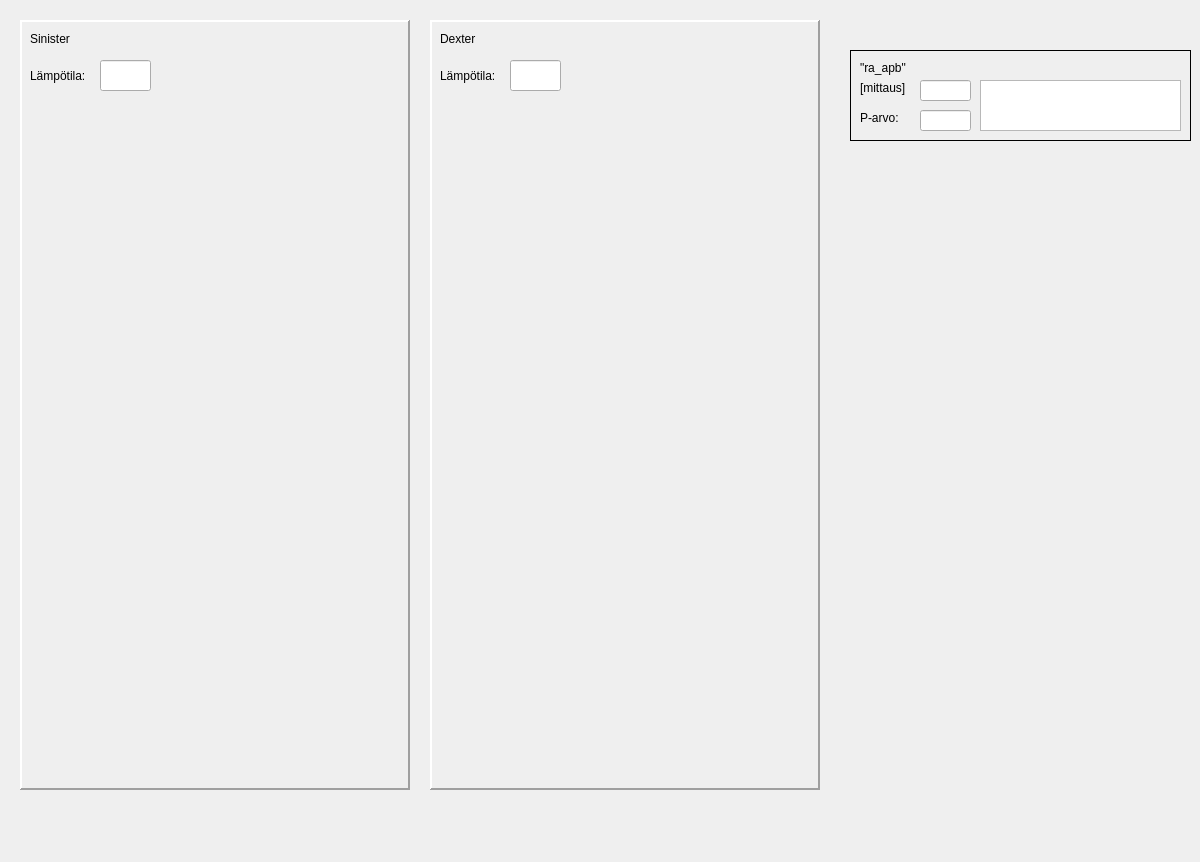
<?xml version="1.0" encoding="UTF-8"?>
<ui version="4.0">
 <class>Form</class>
 <widget class="QWidget" name="Form">
  <property name="geometry">
   <rect>
    <x>0</x>
    <y>0</y>
    <width>1200</width>
    <height>862</height>
   </rect>
  </property>
  <property name="windowTitle">
   <string>Form</string>
  </property>
  <widget class="QFrame" name="sinister">
   <property name="geometry">
    <rect>
     <x>20</x>
     <y>20</y>
     <width>390</width>
     <height>770</height>
    </rect>
   </property>
   <property name="frameShape">
    <enum>QFrame::Panel</enum>
   </property>
   <property name="frameShadow">
    <enum>QFrame::Raised</enum>
   </property>
   <property name="lineWidth">
    <number>2</number>
   </property>
   <property name="midLineWidth">
    <number>0</number>
   </property>
   <widget class="QLabel" name="sin_label">
    <property name="geometry">
     <rect>
      <x>10</x>
      <y>10</y>
      <width>66</width>
      <height>17</height>
     </rect>
    </property>
    <property name="text">
     <string>Sinister</string>
    </property>
   </widget>
   <widget class="QLineEdit" name="temperature_sin">
    <property name="geometry">
     <rect>
      <x>80</x>
      <y>40</y>
      <width>51</width>
      <height>31</height>
     </rect>
    </property>
   </widget>
   <widget class="QLabel" name="temp_label_sin">
    <property name="geometry">
     <rect>
      <x>10</x>
      <y>45</y>
      <width>71</width>
      <height>21</height>
     </rect>
    </property>
    <property name="text">
     <string>Lämpötila:</string>
    </property>
   </widget>
  </widget>
  <widget class="QFrame" name="dexter">
   <property name="geometry">
    <rect>
     <x>430</x>
     <y>20</y>
     <width>390</width>
     <height>770</height>
    </rect>
   </property>
   <property name="frameShape">
    <enum>QFrame::Panel</enum>
   </property>
   <property name="frameShadow">
    <enum>QFrame::Raised</enum>
   </property>
   <property name="lineWidth">
    <number>2</number>
   </property>
   <widget class="QLabel" name="dex_label">
    <property name="geometry">
     <rect>
      <x>10</x>
      <y>10</y>
      <width>66</width>
      <height>17</height>
     </rect>
    </property>
    <property name="text">
     <string>Dexter</string>
    </property>
   </widget>
   <widget class="QLineEdit" name="temperature_dex">
    <property name="geometry">
     <rect>
      <x>80</x>
      <y>40</y>
      <width>51</width>
      <height>31</height>
     </rect>
    </property>
   </widget>
   <widget class="QLabel" name="temp_label_dex">
    <property name="geometry">
     <rect>
      <x>10</x>
      <y>45</y>
      <width>71</width>
      <height>21</height>
     </rect>
    </property>
    <property name="text">
     <string>Lämpötila:</string>
    </property>
   </widget>
  </widget>
  <widget class="QFrame" name="meas_block">
   <property name="geometry">
    <rect>
     <x>850</x>
     <y>50</y>
     <width>341</width>
     <height>91</height>
    </rect>
   </property>
   <property name="frameShape">
    <enum>QFrame::Box</enum>
   </property>
   <property name="frameShadow">
    <enum>QFrame::Plain</enum>
   </property>
   <property name="lineWidth">
    <number>1</number>
   </property>
   <widget class="QGraphicsView" name="m_graph">
    <property name="geometry">
     <rect>
      <x>130</x>
      <y>30</y>
      <width>201</width>
      <height>51</height>
     </rect>
    </property>
   </widget>
   <widget class="QLabel" name="m_label">
    <property name="geometry">
     <rect>
      <x>10</x>
      <y>30</y>
      <width>57</width>
      <height>16</height>
     </rect>
    </property>
    <property name="text">
     <string>[mittaus]</string>
    </property>
   </widget>
   <widget class="QLineEdit" name="m_value">
    <property name="geometry">
     <rect>
      <x>70</x>
      <y>30</y>
      <width>51</width>
      <height>21</height>
     </rect>
    </property>
   </widget>
   <widget class="QLabel" name="p_label">
    <property name="geometry">
     <rect>
      <x>10</x>
      <y>60</y>
      <width>57</width>
      <height>16</height>
     </rect>
    </property>
    <property name="text">
     <string>P-arvo:</string>
    </property>
   </widget>
   <widget class="QLineEdit" name="p_value">
    <property name="geometry">
     <rect>
      <x>70</x>
      <y>60</y>
      <width>51</width>
      <height>21</height>
     </rect>
    </property>
   </widget>
   <widget class="QLabel" name="m_header">
    <property name="geometry">
     <rect>
      <x>10</x>
      <y>10</y>
      <width>57</width>
      <height>16</height>
     </rect>
    </property>
    <property name="text">
     <string>&quot;ra_apb&quot;</string>
    </property>
   </widget>
  </widget>
 </widget>
 <resources/>
 <connections/>
</ui>
